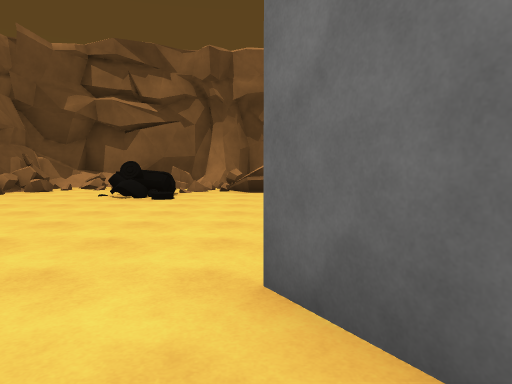
view 1 (above)

24 first-person views from a walk through a scene from a Unity 3-D project. The camera is 1.3 m above the floor, tilts 4° down and sees 70° across. The floor is counted in squares, 2 m on a side. Each view is taken from the middle of a square. On the plan, view 1 faces up. The plan holds only what a view shows up to about 11 squares ahead; the rest is blank. The place goes on beyond the plan. The player is left out.

view 2
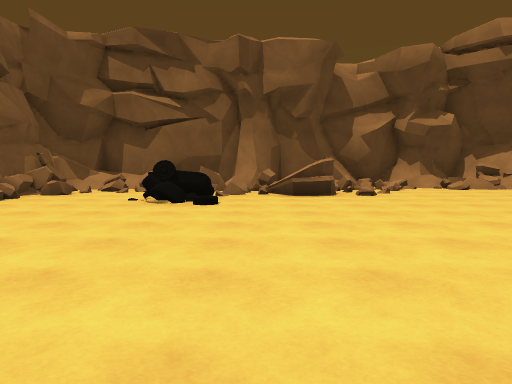

view 3
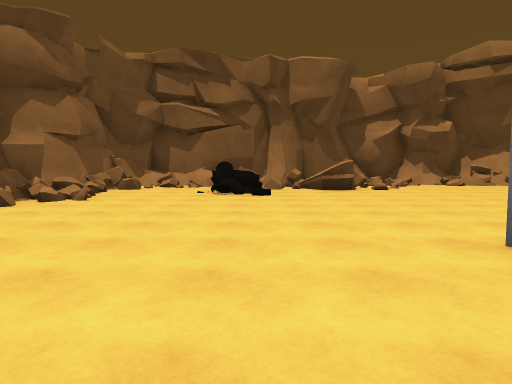

view 4
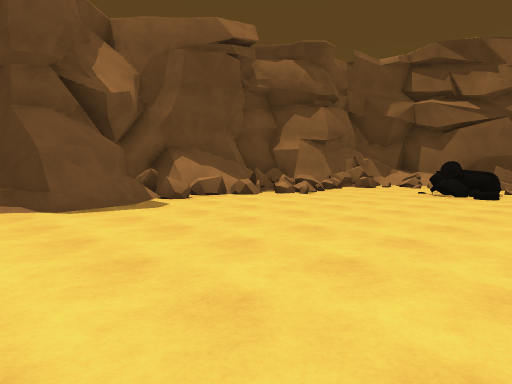

view 5
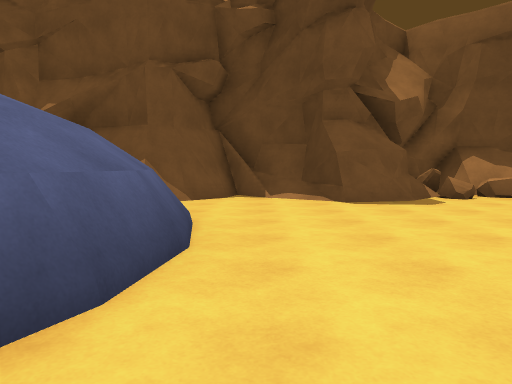

view 6
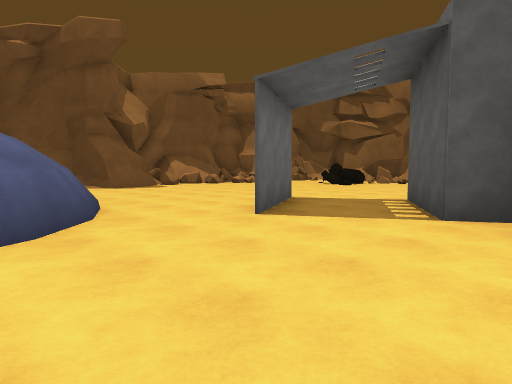

view 7
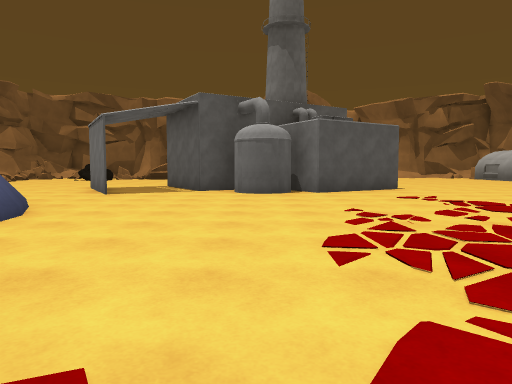

view 8
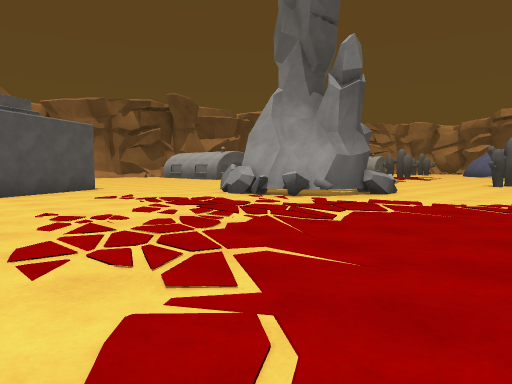

view 9
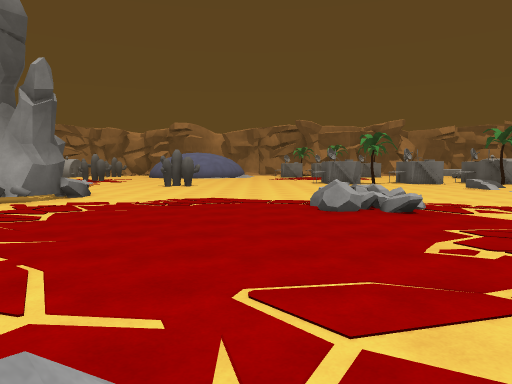

view 10
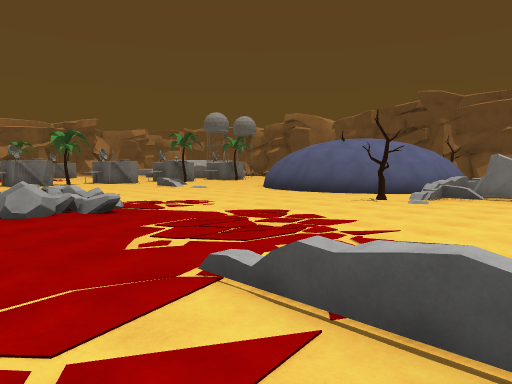

view 11
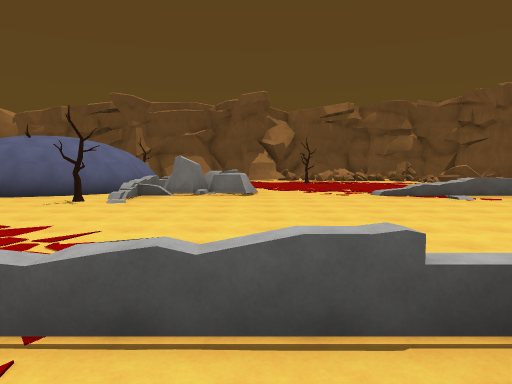

view 12
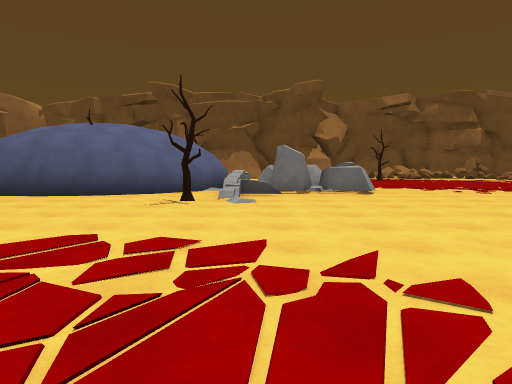

view 13
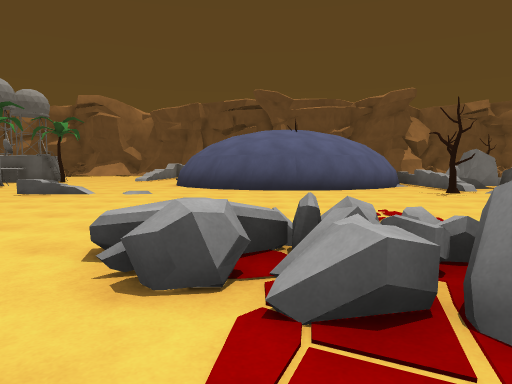

view 14
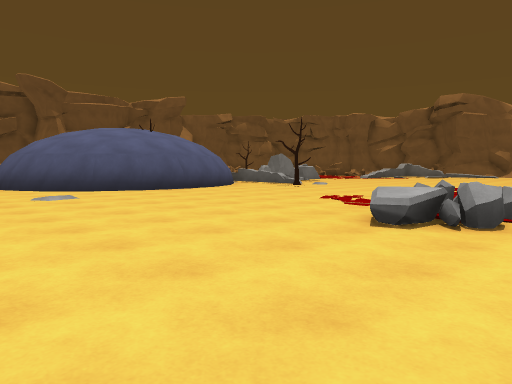

view 15
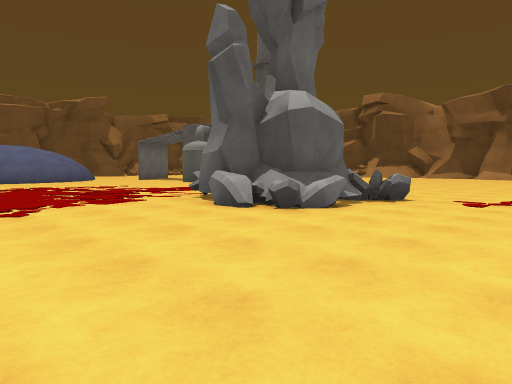

view 16
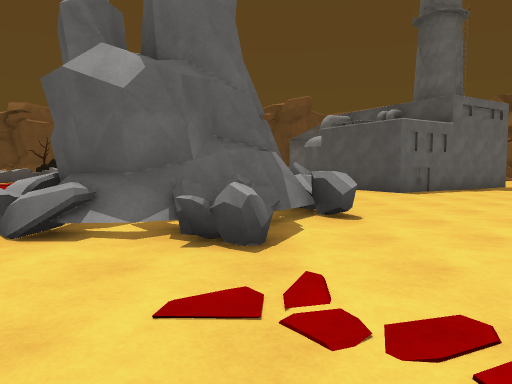

view 17
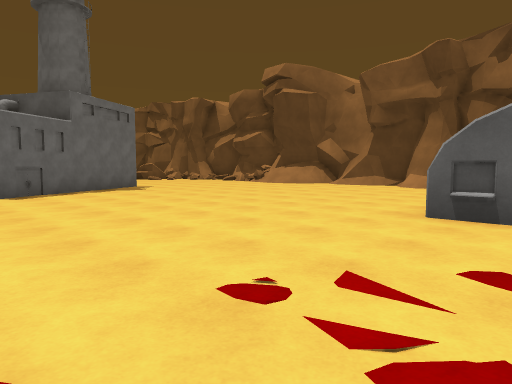

view 18
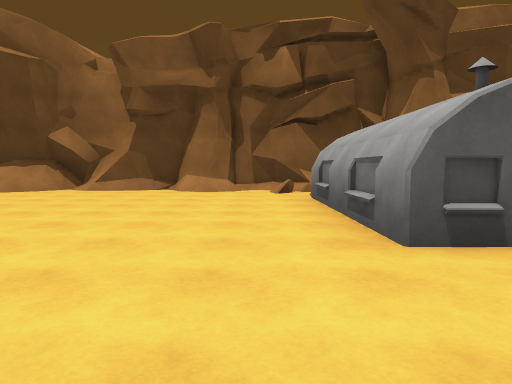

view 19
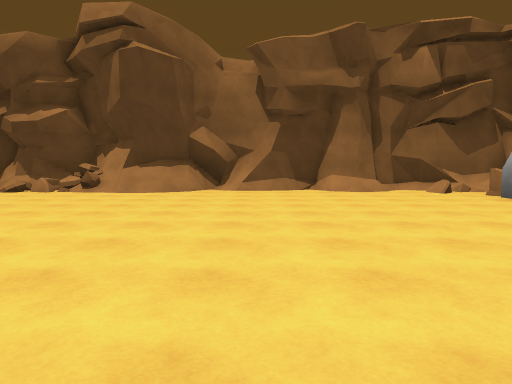

view 20
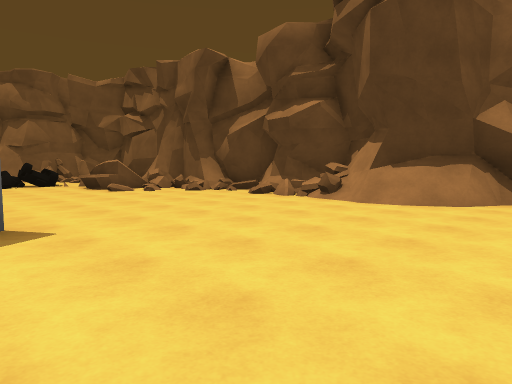

view 21
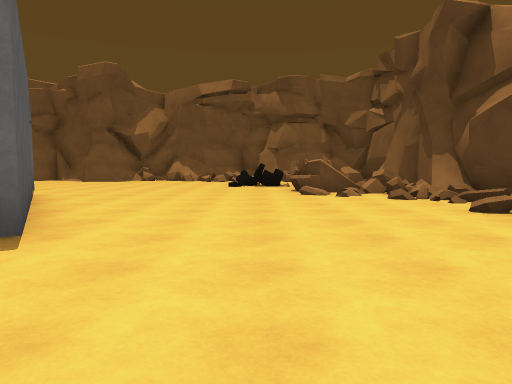

view 22
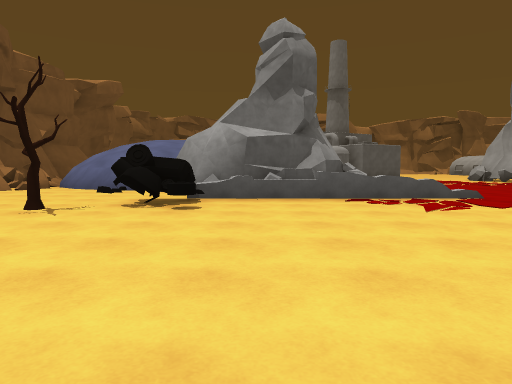

view 23
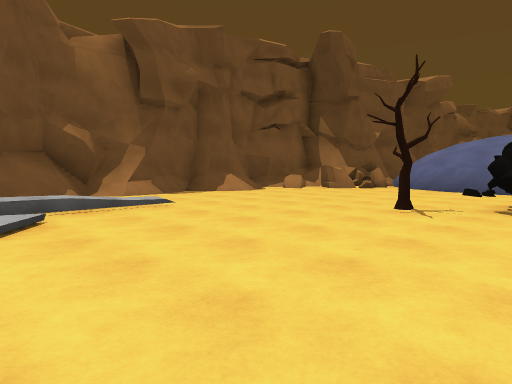

view 24
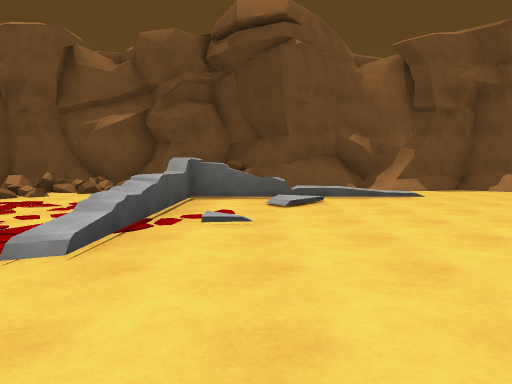

### Floor plan
Key: @ floor where view 1 was taken; # wall or solid block; . floor; / step, stairs or slope; = window, fence, low wall or low ledge; ^ raised ledge; T tank; R rock; E tree; B building.
Columns run from 8 left of view 1 to 18 right of it. Each row starts with its distance up from view 1.
 13           #################
 12   ##########/==##//####.##
 11  ##==#^=#==/./.=/.......=^
 10  ###....##...............#B
  9  #...TT.==...............
  8 ##=..TT.................B
  7 #.=......................
  6 ##=......................
  5 #==..........###.........#
  4 #=..........## #..........
  3 #=.........##  ##..........
  2 ###........##   #..........
  1 ###.....##..######.........
  0  #......@#...##............
 -1  #..................#^....
 -2  #...####..........#####...
 -3  ##     ##.........####...
 -4          #.........^###...
 -5          ##..........^=...
 -6            ...............
 -7             ...............
 -8   =.##     #...............
 -9   =..=^   ##^..............
-10   .....####/...........
-11  .......##^...............
-12 #......T#====.....RRR.....
-13 #......TT.........RRRR....
-14 #.....E...................
-15 #........................
-16 /........................
-17 //........................
-18 #/.........................
-19 #/^............E.........=.
-20 = # ...........=.........
-21    ........RRRR=.#####...
-22    ........ RRR###   ##.
-23 #=.... .... R  ##     #.
-24 #=#.                  #
-25 #=#
-26 #

Where each view was taken, in squares from view 1:
view 1: 0 up, 0 right, facing up
view 2: 1 up, 1 left, facing up
view 3: 1 down, 2 left, facing up
view 4: 1 down, 0 right, facing up-left
view 5: 1 down, 1 right, facing left
view 6: 4 down, 5 right, facing up-left
view 7: 9 down, 5 right, facing up
view 8: 9 down, 5 right, facing up-right
view 9: 10 down, 3 right, facing right
view 10: 10 down, 3 right, facing down-right
view 11: 10 down, 3 right, facing down
view 12: 12 down, 6 right, facing down
view 13: 10 down, 12 right, facing down
view 14: 11 down, 17 right, facing down-left
view 15: 9 down, 18 right, facing up-left
view 16: 2 down, 18 right, facing left
view 17: 0 up, 18 right, facing up-left
view 18: 2 up, 15 right, facing up
view 19: 2 up, 11 right, facing up
view 20: 5 up, 11 right, facing up-left
view 21: 8 up, 10 right, facing left
view 22: 19 down, 1 right, facing up
view 23: 19 down, 0 right, facing up-left
view 24: 19 down, 2 right, facing left
